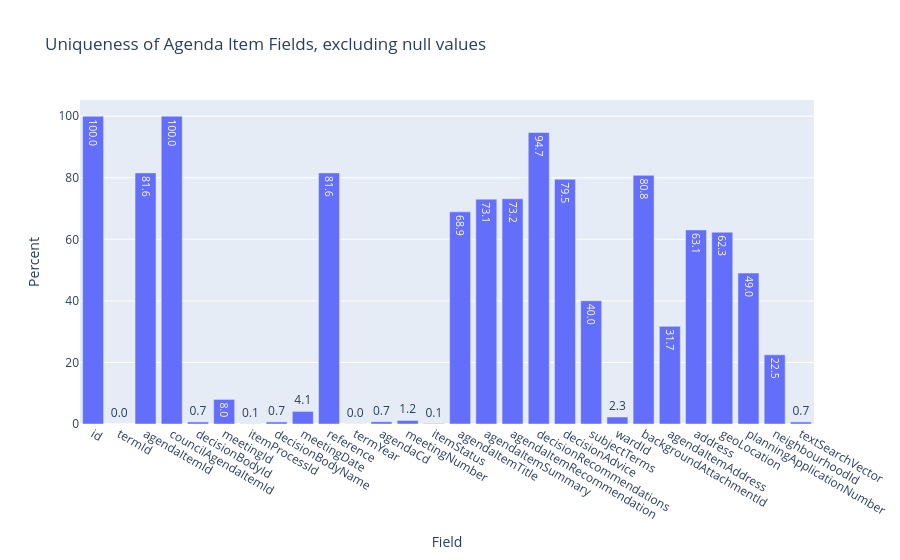

The code cell stored with this chart in its notebook:
### Code cell
fig

### Figure 1 — Plotly figure (JSON) as saved in the notebook; plotly's stock layout.template omitted (floating-point values rounded to 4 significant figures)
{"data": [{"text": ["100.0", "0.0", "81.6", "100.0", "0.7", "8.0", "0.1", "0.7", "4.1", "81.6", "0.0", "0.7", "1.2", "0.1", "68.9", "73.1", "73.2", "94.7", "79.5", "40.0", "2.3", "80.8", "31.7", "63.1", "62.3", "49.0", "22.5", "0.7"], "type": "bar", "x": ["id", "termId", "agendaItemId", "councilAgendaItemId", "decisionBodyId", "meetingId", "itemProcessId", "decisionBodyName", "meetingDate", "reference", "termYear", "agendaCd", "meetingNumber", "itemStatus", "agendaItemTitle", "agendaItemSummary", "agendaItemRecommendation", "decisionRecommendations", "decisionAdvice", "subjectTerms", "wardId", "backgroundAttachmentId", "agendaItemAddress", "address", "geoLocation", "planningApplicationNumber", "neighbourhoodId", "textSearchVector"], "y": [100, 0.009604, 81.58, 100, 0.6627, 7.991, 0.05763, 0.6627, 4.101, 81.58, 0.02881, 0.7306, 1.153, 0.1441, 68.92, 73.05, 73.18, 94.7, 79.51, 40.04, 2.273, 80.78, 31.73, 63.05, 62.31, 49.03, 22.48, 0.6627]}], "layout": {"title": {"text": "Uniqueness of Agenda Item Fields, excluding null values"}, "xaxis": {"title": {"text": "Field"}}, "yaxis": {"title": {"text": "Percent"}}}}
